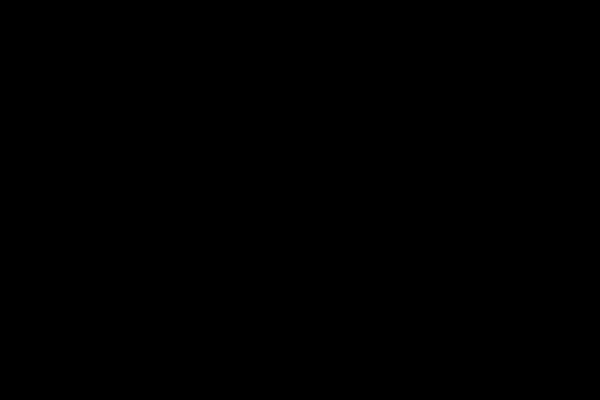
Frame 1 (no input)
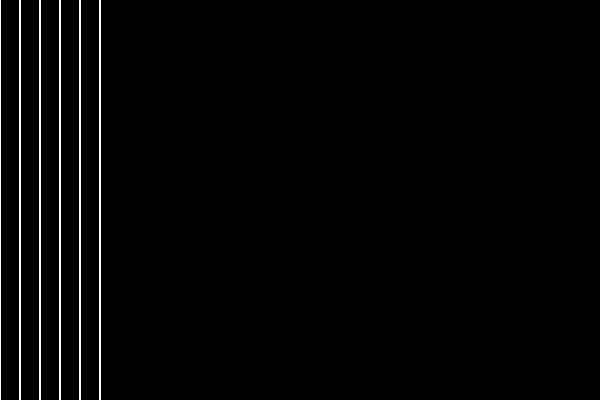
Frame 60 (no input)
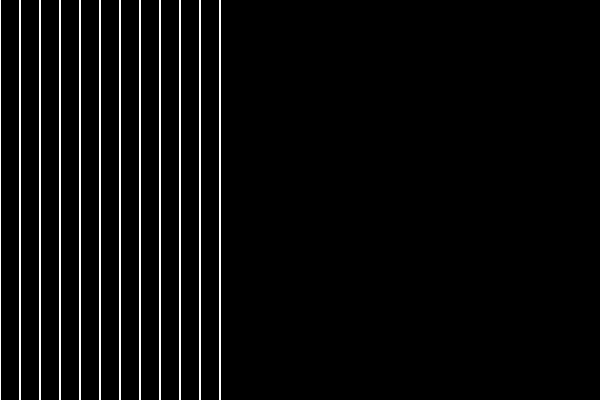
Frame 120 (the mouse pressed at the canvas centre since frame 60)

The p5.js sketch that drew these frames (run headless with seeded random() and noise() and a simulated clock; from frame 60 on, the mouse is pressed at the canvas centre):

// p5.js sketch
// ── sketch.js
// Example code from
// Coding Train "6.5: Loop vs. Draw - Processing Tutorial"
// https://youtu.be/Z8s-7beNP1c

// right border for vertical lines
var endX = 0;
var increment = 2;

function setup() {
    createCanvas(600, 400);
}

function draw() {
    background(0);
    stroke(255);
    strokeWeight(2);

    var x = 0;
    while (x < endX) {
        line(x, 0, x, height);
        x = x + 20;
    }

    // move border
    endX = endX + increment;

    // check if border runs out of screen
    if (endX < 0 || endX > width) {
        // send the border the other way back
        increment *= -1;
        endX += increment;
    }
}
